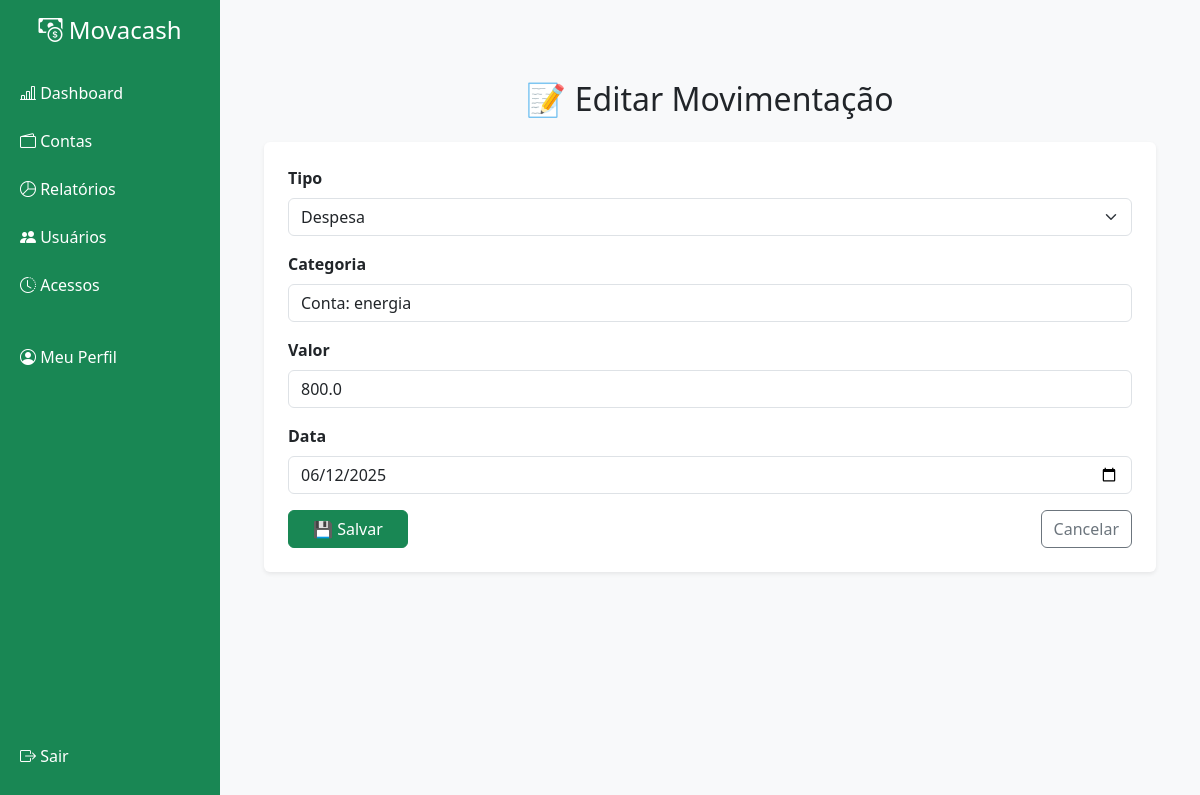
/editar-movimentacao/9 (signed in), run on the app's committed database.
### app/models.py (models this page shows)
class Movimentacao(db.Model):
    __tablename__ = 'movimentacoes'
    id = db.Column(db.Integer, primary_key=True)
    tipo = db.Column(db.String(10), nullable=False)  # receita ou despesa
    categoria = db.Column(db.String(50), nullable=False)
    valor = db.Column(db.Float, nullable=False)
    data = db.Column(db.Date, nullable=False)
    usuario_id = db.Column(db.Integer, db.ForeignKey('usuarios.id'), nullable=False)

### app/routes.py (the view, shortened to what this page needs)
@bp.route("/editar-movimentacao/<int:id>", methods=["GET", "POST"])
@login_obrigatorio
def editar_movimentacao(id):
    movimentacao = Movimentacao.query.get(id)
    return render_template("editar_movimentacao.html", m=movimentacao)

### app/utils.py (called while the page is built)
def login_obrigatorio(f):
    @wraps(f)
    def decorated_function(*args, **kwargs):
        if 'usuario_id' not in session:
            return redirect(url_for('main.login'))
        return f(*args, **kwargs)
    return decorated_function

### app/templates/editar_movimentacao.html (shortened to what this page needs)
{% extends 'base.html' %}
{% block content %}
<div class="container mt-5">
    <h2 class="mb-4 text-center text-dark">📝 Editar Movimentação</h2>
    <div class="card shadow-sm p-4 border-0 rounded">
        <form method="POST">
            <div class="mb-3">
                <label for="tipo" class="form-label fw-bold">Tipo</label>
                <select class="form-select" id="tipo" name="tipo" required>
                    <option value="despesa" {% if m.tipo == 'despesa' %}selected{% endif %}>Despesa</option>
                </select>
            </div>
            <div class="mb-3">
                <label for="categoria" class="form-label fw-bold">Categoria</label>
                <input type="text" class="form-control" id="categoria" name="categoria" value="{{ m.categoria }}" required>
            </div>
            <div class="mb-3">
                <label for="valor" class="form-label fw-bold">Valor</label>
                <input type="number" class="form-control" id="valor" name="valor" step="0.01" value="{{ m.valor }}" required>
            </div>
            <div class="mb-3">
                <label for="data" class="form-label fw-bold">Data</label>
                <input type="date" class="form-control" id="data" name="data" value="{{ m.data }}" required>
            </div>
            <div class="d-flex justify-content-between">
                <button type="submit" class="btn btn-success px-4">
                    💾 Salvar
                </button>
                <a href="{{ url_for('main.dashboard') }}" class="btn btn-outline-secondary">
                    Cancelar
                </a>
            </div>
        </form>
    </div>
</div>
{% endblock %}

### app/templates/base.html (style rules this page uses)
body { background-color: #f8f9fa; }

### data on the page
Movimentacao: tipo "Despesa", categoria "Conta: energia", valor "800.0", data "06/12/2025"
